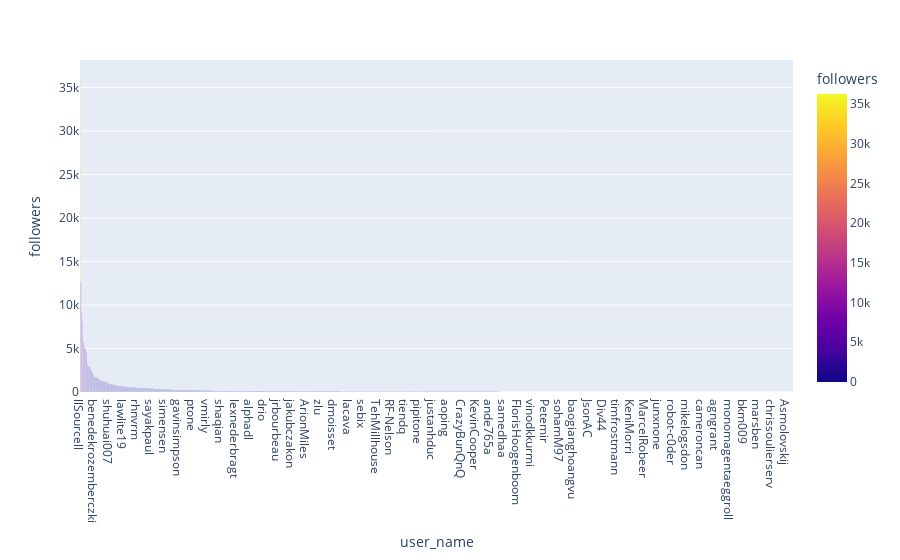

Notebook code for this chart:
### Code cell
fig = px.bar(top_followers, 
             x='user_name', 
             y='followers',
             hover_data=['followers'],
             color = 'followers'
            )
fig.show()

### Figure 1 — Plotly figure (JSON) as saved in the notebook; plotly's stock layout.template omitted (floating-point values rounded to 4 significant figures; data arrays with more than 128 entries replaced by an {"elided": "..."} marker saying what was removed)
{"data": [{"alignmentgroup": "True", "customdata": {"elided": "1212x1 int values"}, "hovertemplate": "user_name=%{x}<br>followers=%{marker.color}<extra></extra>", "legendgroup": "", "marker": {"color": {"elided": "1212 int values"}, "coloraxis": "coloraxis"}, "name": "", "offsetgroup": "", "orientation": "v", "showlegend": false, "textposition": "auto", "type": "bar", "x": {"elided": "1212 str values"}, "xaxis": "x", "y": {"elided": "1212 int values"}, "yaxis": "y"}], "layout": {"barmode": "relative", "coloraxis": {"colorbar": {"title": {"text": "followers"}}, "colorscale": [[0, "#0d0887"], [0.1111, "#46039f"], [0.2222, "#7201a8"], [0.3333, "#9c179e"], [0.4444, "#bd3786"], [0.5556, "#d8576b"], [0.6667, "#ed7953"], [0.7778, "#fb9f3a"], [0.8889, "#fdca26"], [1, "#f0f921"]]}, "legend": {"tracegroupgap": 0}, "margin": {"t": 60}, "xaxis": {"anchor": "y", "domain": [0, 1], "title": {"text": "user_name"}}, "yaxis": {"anchor": "x", "domain": [0, 1], "title": {"text": "followers"}}}}
